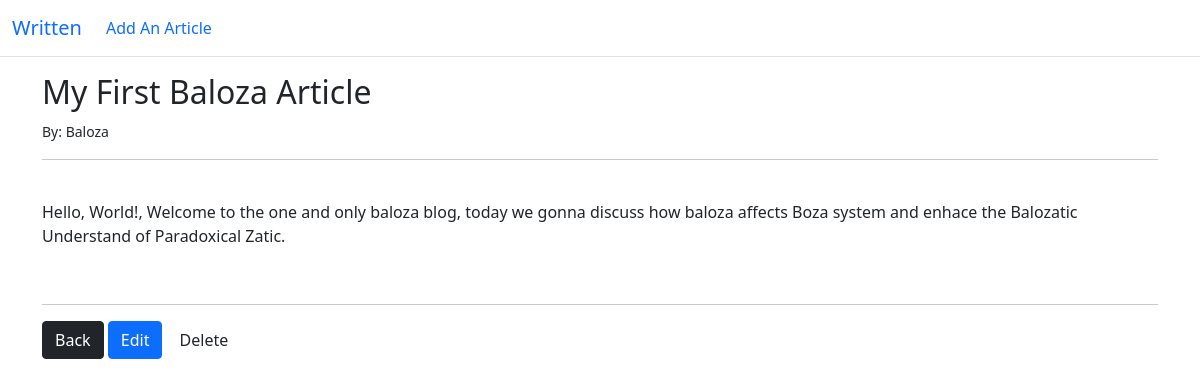
Page /article/3 on the committed database.
### blog/models.py (models this page shows, shortened)
class Post(models.Model):
    author = models.ForeignKey(User, on_delete=models.CASCADE)
    title = models.CharField(max_length=150)
    content = models.TextField(max_length=12000)

### blog/views.py (the view)
# urls.py: path('article/<int:pk>', ArticleView.as_view(), name="article"),
class ArticleView(DetailView):
    model = Post
    template_name = 'blog/article.html'

### blog/templates/blog/article.html (shortened to what this page needs)
{% extends 'blog/base.html' %}
{% block content %}
  <h2>{{ post.title }}</h2>
  <small> By: {{ post.author }}</small>
  <hr><br>
  <p>{{ post.content }}</p>
  <br><hr>
  <a class="btn btn-dark" href="{% url 'homepage' %}">Back</a>
  <a class="btn btn-primary" href="{% url 'update_article' post.pk %}">Edit</a>
  <a class="btn btn-warn" href="{% url 'delete_article' post.pk %}">Delete</a>
{% endblock %}

### rows in the picture
Post: title "My First Baloza Article", author "Baloza", content "Hello, World!, Welcome to the one and only baloza blog, today we gonna discuss how baloza affects Boza system and enhace the Balozatic Understand of Paradoxical Zatic."
